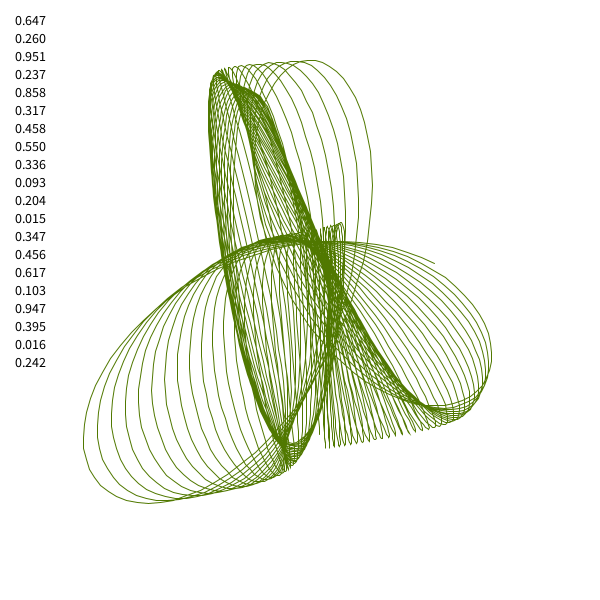
Frame 1 (no input)
Frame 60 (the mouse pressed at the canvas centre just before this capture): identical to frame 1, image omitted
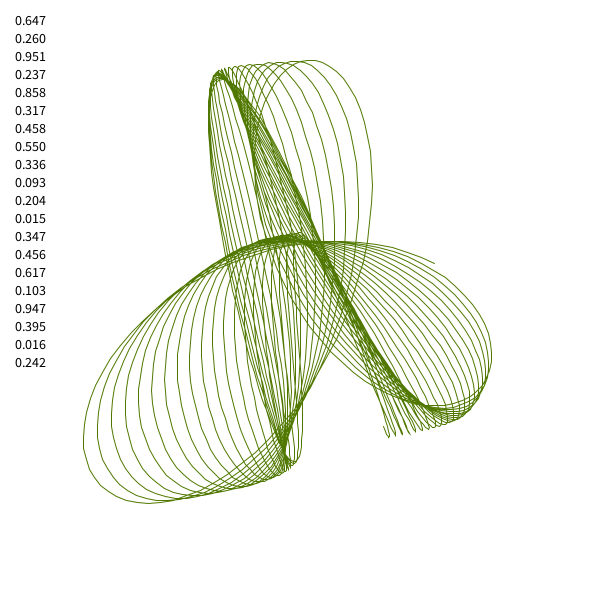
Frame 120 (the mouse held since frame 60 and released just before this capture)

The Processing sketch that drew these frames (run headless with seeded random() and noise(); from frame 60 on, the mouse is pressed at the canvas centre):

// Processing sketch: module_02_random_harmonographs
// ── module_02_random_harmonographs.pde
float[] params = new float[20];
float time_max = 200;
float time_step = 0.05;
ArrayList<PVector> points = new ArrayList<PVector>();

void settings() {
  size(600, 600);
  smooth(8);
}

void setup() {
  randomizeParameters();
}

void draw() {
  if (mouseX != pmouseX) {
    time_max = map(mouseX, 0, width, 0, 250);
    //time_step = map(mouseX, 0, width, 0.1, 0.02);
    calculatePoints();
  }
  
  background(255);
  
  noStroke();
  fill(0);
  textSize(14);
  textLeading(18);
  text(join(nf(params, 0, 3), "\n"), 15, 25);
  
  noFill();
  strokeWeight(1);
  stroke(80, 120, 0);
  translate(width / 2, height / 2);
  beginShape();
  for (int i = 0; i < points.size(); i++) {
    vertex(points.get(i).x, points.get(i).y);
  }
  endShape();
}

void keyReleased() {
  randomizeParameters();
}

void randomizeParameters() {
  for (int i = 0; i < params.length; i++) {
    params[i] = random(0, 1);
  }
  calculatePoints();
}

void calculatePoints() {
  float a1 = width * (0.15 + 0.1 * params[0]);
  float a2 = width * (0.15 + 0.1 * params[1]);
  float a3 = height * (0.15 + 0.1 * params[2]);
  float a4 = height * (0.15 + 0.1 * params[3]);
  float v1 = -0.02 + 0.04 * params[4];
  float v2 = -0.02 + 0.04 * params[5];
  float v3 = -0.02 + 0.04 * params[6];
  float v4 = -0.02 + 0.04 * params[7];
  float f1 = v1 + 1 + int(5 * params[8]);
  float f2 = v2 + 1 + int(5 * params[9]);
  float f3 = v3 + 1 + int(5 * params[10]);
  float f4 = v4 + 1 + int(5 * params[11]);
  float p1 = TWO_PI * params[12];
  float p2 = TWO_PI * params[13];
  float p3 = TWO_PI * params[14];
  float p4 = TWO_PI * params[15];
  float d1 = 0.01 * params[16];
  float d2 = 0.01 * params[17];
  float d3 = 0.01 * params[18];
  float d4 = 0.01 * params[19];
  points.clear();
  for (float t = 0; t < time_max; t += time_step) {
    float point_x = a1 * sin(t * f1 + p1) * exp(-d1 * t) + a2 * sin(t * f2 + p2) * exp(-d2 * t);
    float point_y = a3 * sin(t * f3 + p3) * exp(-d3 * t) + a4 * sin(t * f4 + p4) * exp(-d4 * t);
    PVector point = new PVector(point_x, point_y);
    points.add(point);
  }
}
